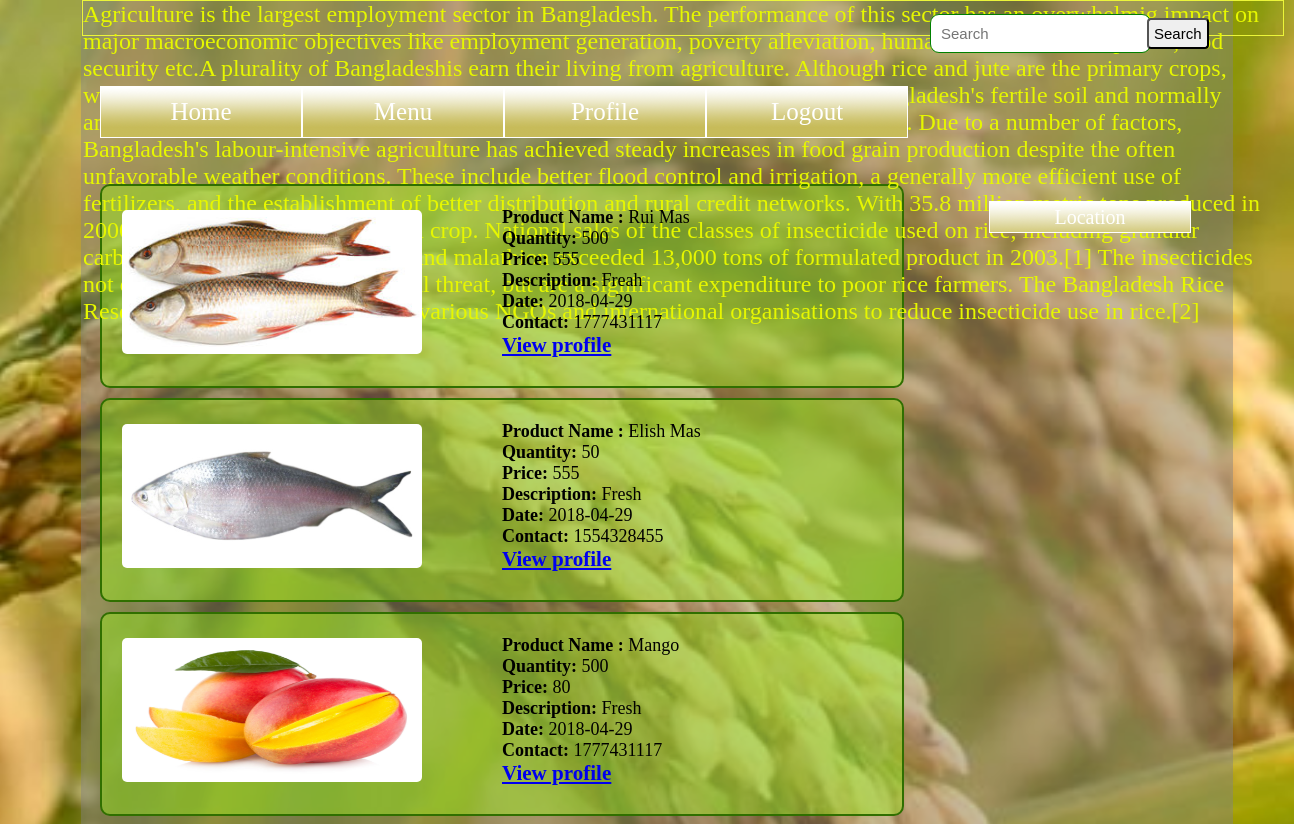
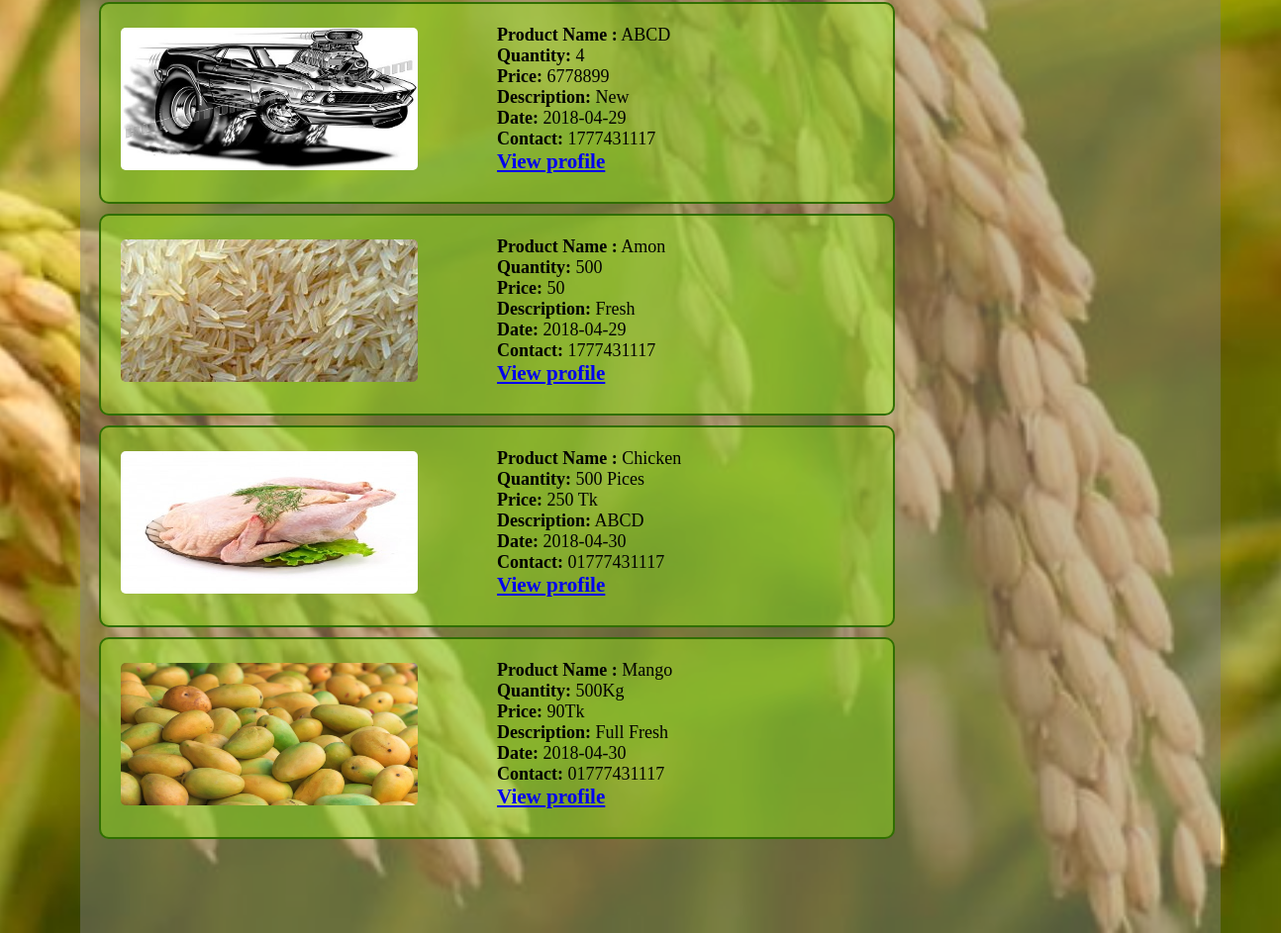
Page /user.php (signed in) on the committed database (2 pictures, top to bottom).
### tables this page shows
CREATE TABLE `adtable` (
  `adid` int(50) NOT NULL,
  `regid` varchar(50) NOT NULL,
  `product_name` varchar(100) NOT NULL,
  `product_category` varchar(100) NOT NULL,
  `quantity` varchar(50) NOT NULL,
  `price_per_unit` varchar(50) NOT NULL,
  `description` varchar(200) NOT NULL,
  `photo` varchar(150) NOT NULL,
  `phone` varchar(50) NOT NULL,
  `date` date NOT NULL,
  `division` varchar(50) NOT NULL
);

### DB.php (called while the page is built, shortened)
<?php
function getAllDataFromDB($sql){
	global $all;
	$conn = mysqli_connect("localhost", "root", "","mydb");
	$result = mysqli_query($conn, $sql)or die(mysqli_error($conn));
	while($row = mysqli_fetch_assoc($result)) {
		$all[]=$row;
	}
	return $all;
}
?>

### user.php (the view, shortened to what this page needs)
<html>
<head>
<link rel="stylesheet" type="text/css"  href="profile.css" >
</head>
<body class="main">
     <div class="container"> </div>
	 <div class="mrq">
	<marquee >Agriculture is the largest employment sector in Bangladesh. The performance of this sector has an overwhelmig impact on major macroeconomic objectives like employment generation, poverty alleviation, human resources development,food security etc.A plurality of Bangladeshis earn their living from agriculture. Although rice and jute are the primary crops, wheat is assuming greater importance. Tea is grown in the northeast. Because of Bangladesh's fertile soil and normally ample water supply, rice can be grown and harvested three times a year in many areas. Due to a number of factors, Bangladesh's labour-intensive agriculture has achieved steady increases in food grain production despite the often unfavorable weather conditions. These include better flood control and irrigation, a generally more efficient use of fertilizers, and the establishment of better distribution and rural credit networks. With 35.8 million metric tons produced in 2000, rice is Bangladesh's principal crop. National sales of the classes of insecticide used on rice, including granular carbofuran, synthetic pyrethroids, and malathion exceeded 13,000 tons of formulated product in 2003.[1] The insecticides not only represent an environmental threat, but are a significant expenditure to poor rice farmers. The Bangladesh Rice Research Institute is working with various NGOs and international organisations to reduce insecticide use in rice.[2] </marquee>
	</div>
   <?php include "inc/user_navi_bar.php";?>
	<div class="location">
	<ul>
		<li> <a href="" > Location </a>
		</li>
	</ul>
	</div>
	<div class="search">
		     <span><input type="text" name="search" id="pname" onkeyup="showHint()" placeholder="Search"></span>
		     <span><input type="submit" name="sbt1" id="srch" onclick="showHint()" value="Search"></span>
	</div>
</body>
<form action="" method="post" enctype="multipart/form-data" name="user">
		<?php
		     $all=array();
		     include("DB.php");
	         getAllDataFromDB("Select * from adtable");
		?>
		<?php foreach($all as $cat){
				 $a=$cat['photo'];?>
		<div class="dbtable">
		       <div class="dbinfo">
				       <b>Product Name :</b> <?php echo $cat["product_name"]; ?> <br>
					   <b> Quantity:</b> <?php echo $cat["quantity"]; ?> <br>
					   <b> Price:</b> <?php echo $cat["price_per_unit"]; ?><br>
					   <b>Description:</b> <?php echo $cat["description"]; ?><br>
					   <b>Date:</b> <?php echo $cat["date"]; ?><br>
					  <b>Contact:</b> <?php echo $cat["phone"]; ?><br>
					  <a href='user-after-click-search-result.php?searchResultprofile= <?php echo $cat["adid"]; ?>' ><h3>View profile</h3></a>
					 </div>
					    <img src="<?php echo $cat["photo"]; ?>" width='250' height='150' />
		</div>
		   <?php } ?>
		</form>
		</html>

### profile.css (style rules this page uses)
* { margin: 0; padding: 0; }
.dbtable { height:200px; width:800px; border:2px solid #306f00; background-color:#9aff1563; z-index:3; margin:10px; margin-left:100px; border-radius:10px; }
.dbtable img { height:144px; width:300px; position:relative; top:-129px; left:20px; border-radius:5px; }
.dbinfo { height:153px; width:290px; position:relative; top:21px; left:400px; font-size: 18px; }
body { background-image: url(home1.jpg); height: 1024px; width:1024px; background-size: cover; background-position: center; z-index:-2; }
.container { height:100%; width:89%; margin-left:81px; background-color:#80808075; z-index:-1; position:fixed; }
.location { margin-top:50px; float:right; margin-right:50px; position:relative; top:13px; left:217px; z-index:10; color:gray; }
.location ul { list-style:none; position:relative; color:gray; }
.location ul li { background: red; width:200px; border:1px solid white; height:30px; line-height:30px; text-align:center; float:left; font-size:20px; background-image: url("images/images/nav.png"); color:gray; }
.location ul li a { display:block; text-decoration: none; color:white; }
.location ul:after { content: ""; clear:both; display:block; }
.search { position:relative; top:61px; left:930px; height:5px; width:150px; z-index:1; }
.search input[type="text"] { position:relative; top:-185px; left:0px; padding:10px; border:1px solid green; border-radius:9px; font-size:15px; }
.search input[type="submit"] { position:relative; top:-220px; left:217px; padding:5px; border-radius:4px; font-size:15px; }
.mrq { height: 34px; width: 1200px; margin-left: 82px; background-color: #ffffff00; padding-bottom1: 10px; font-size: 24px; color: #e6f700; top: 40px; border: 1px solid #ebf539; }

### rows in the picture
adtable: product_name "Rui Mas", quantity "500", price_per_unit "555", description "Freah", date "2018-04-29", phone "1777431117", photo (picture)
adtable: product_name "Elish Mas", quantity "50", price_per_unit "555", description "Fresh", date "2018-04-29", phone "1554328455", photo (picture)
adtable: product_name "Mango", quantity "500", price_per_unit "80", description "Fresh", date "2018-04-29", phone "1777431117", photo (picture)
adtable: product_name "ABCD", quantity "4", price_per_unit "6778899", description "New", date "2018-04-29", phone "1777431117", photo (picture)
adtable: product_name "Amon", quantity "500", price_per_unit "50", description "Fresh", date "2018-04-29", phone "1777431117", photo (picture)
adtable: product_name "Chicken", quantity "500 Pices", price_per_unit "250 Tk", description "ABCD", date "2018-04-30", phone "01777431117", photo (picture)
adtable: product_name "Mango", quantity "500Kg", price_per_unit "90Tk", description "Full Fresh", date "2018-04-30", phone "01777431117", photo (picture)
